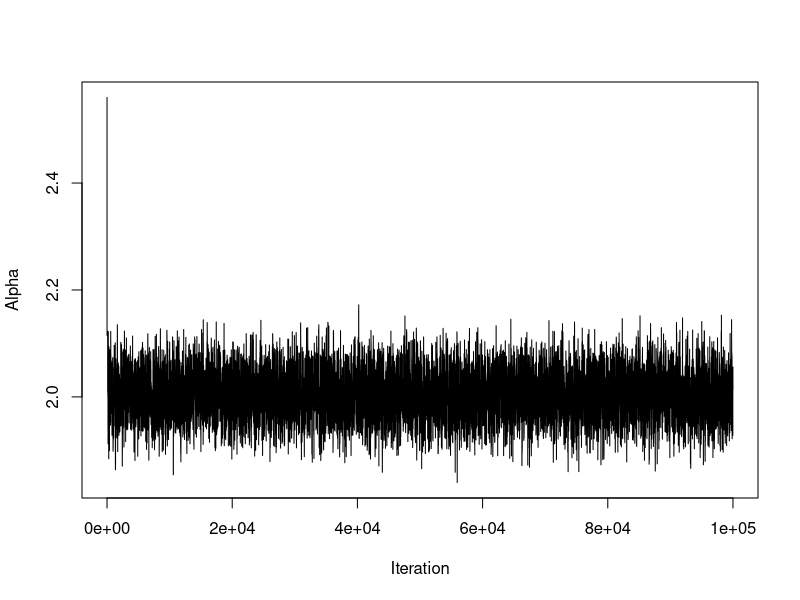
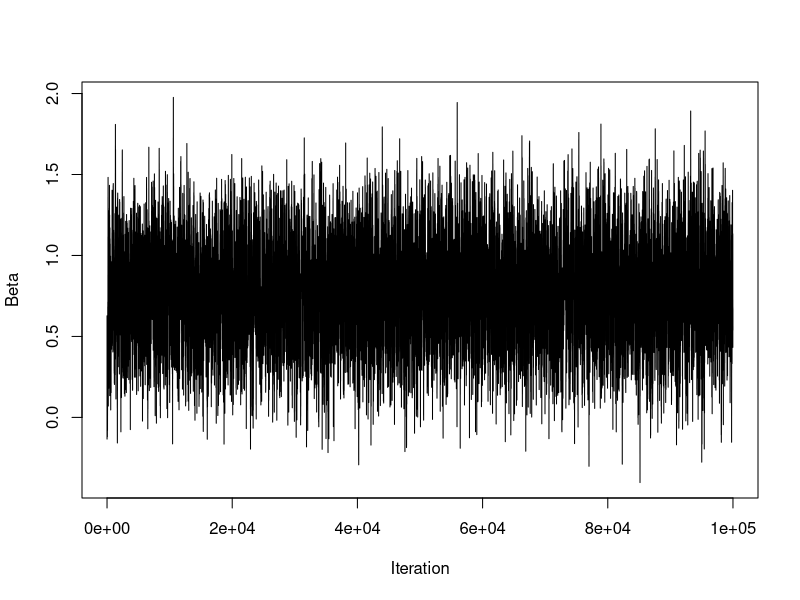
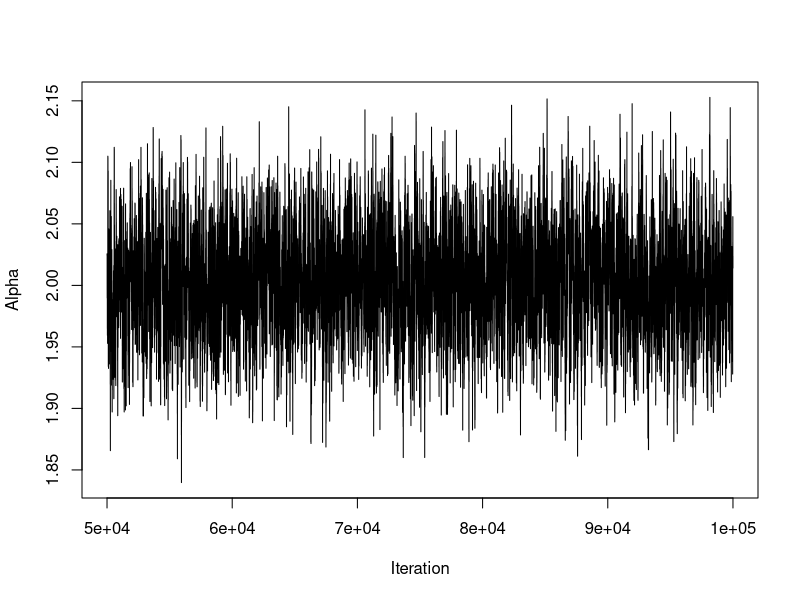
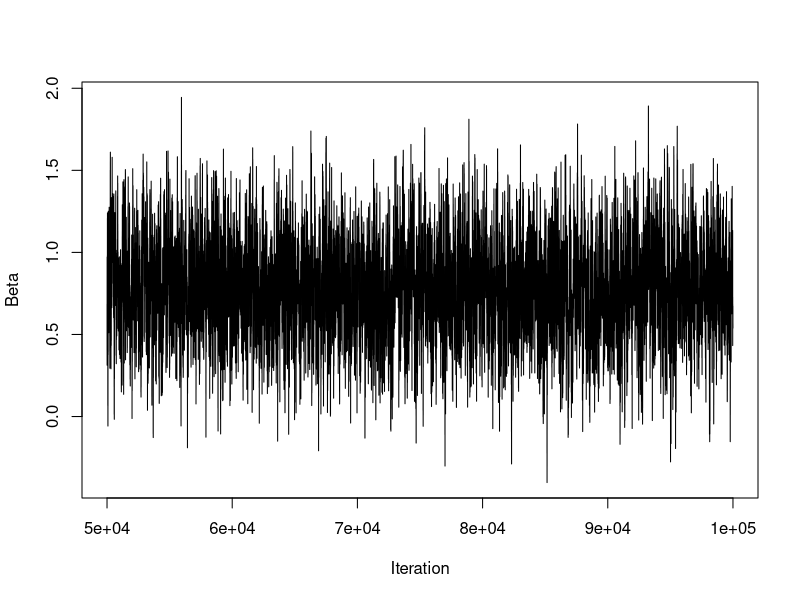
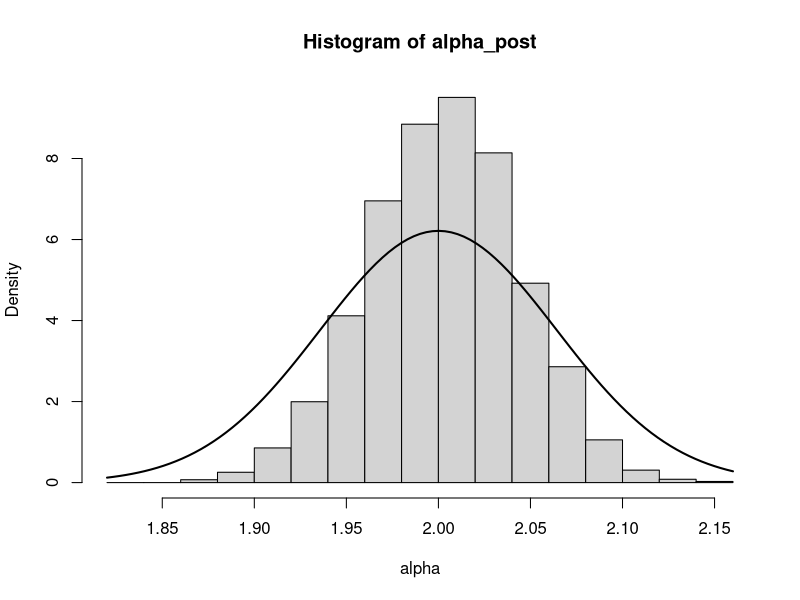
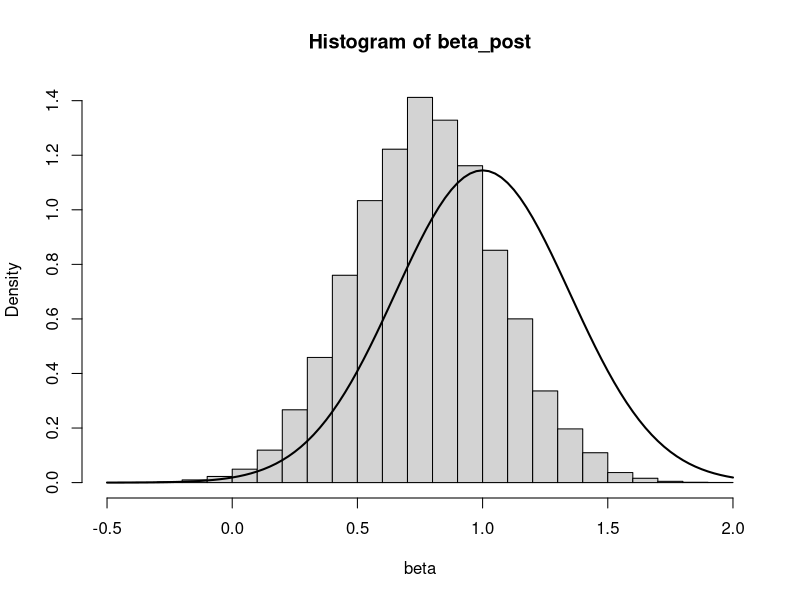

R code for these plots, in order:
#Monte Carlo Markov Chain algorithm

alpha_true=2
beta_true=1
#sd_true=1
n_samples=48
n_params=2

acc_lower=0.35
acc_upper=0.45

#create sample data by adding normally distributed noise
x=seq(from=0, to=12, by=0.25)
y=alpha_true*x+beta_true+rnorm(length(x), 0, 1)


N=100000 #number of steps in chain
#alpha_values<-matrix(0, N, 1)
#beta_values<-matrix(0, N, 1)
mchain=matrix(0, N, n_params) #set up MC matrix for parameters 

alpha_init<-rnorm(1, 2, 1) #initial guess for alpha (slope)
beta_init<-rnorm(1, 1, 1)
#sigma_init<-rnorm(1, 1, 1)

#alpha_values[, 1]<-alpha_init
#beta_values[, 2]<-beta_init

mchain[1, 1]<-alpha_init
mchain[1, 2]<-beta_init
#mchain[1, 3]<-sigma_init

#define prior distribution
prior=function(param){
   dunif(param, min=-1000, max=1000, log=TRUE)
}

#define proposal distribution to draw guesses from
proposal=function(param, s){
  return(rnorm(1, mean=param, sd=s))
}

#initialise sd
s=matrix(1, 1, n_params)

#initialise accepted values count
count=matrix(0, 1, n_params)

for (t in 2:N){
  for (i in 1:n_params) {
    #tuning sd for proposal distribution
    
    if (t<=N/2 && t%%100==0){
      acc_rate=count[, i]/t
      if (acc_rate<acc_lower){
        scale=acc_lower/acc_rate
        s[, i]=s[, i]/scale}
      if (acc_rate>acc_upper){
        scale=acc_rate/acc_upper
        s[, i]=s[, i]*scale}}
    
    #choose value from proposal density   
    k=proposal(mchain[t-1, i], s[, i])
    
    #alpha likelihood 
    if (i==1){Likelihood_old=sum(dnorm(y, mean=mchain[t-1, i]*x+mchain[t-1, i+1], sd=1, log=T))
    Likelihood_new=sum(dnorm(y, mean=k*x+mchain[t-1, i+1], sd=1, log=T))}
    
    #beta likelihood
    if (i==2){Likelihood_old=sum(dnorm(y, mean=mchain[t, i-1]*x+mchain[t-1, i], sd=1, log=T)) 
    Likelihood_new=sum(dnorm(y, mean=mchain[t, i-1]*x+k, sd=1, log=T))}
    
    #sigma likelihood
    # if (i==3){Likelihood_old=sum(dnorm(y, mean=mchain[t, i-2]*x+mchain[t, i-1], sd=log(mchain[t-1, i]), log=T))
    #Likelihood_new=sum(dnorm(y, mean=mchain[t, i-2]*x+mchain[t, i-1], sd=log(k), log=T))}
    
    #calculate priors
    Prior_new=prior(k)
    Prior_old=prior(mchain[t-1, i])
    
    #calculate posteriors
    Posterior_new=Likelihood_new+Prior_new
    Posterior_old=Likelihood_old+Prior_old
    
    #calculate acceptance probability
    #a=min(1, exp(Posterior_new-Posterior_old))
    log_a=min(0, Posterior_new-Posterior_old)
    
    #choose random value from uniform distribution
    u=runif(1, 0, 1)
    log_u=log(u)
    
    if (log_a>log_u) {
      mchain[t, i]=k
      count[, i]=count[, i]+1
      } 
    else {
      mchain[t, i]=mchain[t-1, i]
    }
    #if (log_a>log_u) {
    #if (i==1 || i==2){
    
     # mchain[t, i]=k
    #  count[, i]=count[, i]+1}
    #if (i==3){
    #mchain[t, i]=exp(k)
    #}
    #} 
    #else {
      #mchain[t, i]=mchain[t-1, i]
    #} 
  }
}

#trace plots
plot(1:N, mchain[, 1], type="l", xlab="Iteration", ylab="Alpha")
plot(1:N, mchain[, 2], type="l", xlab="Iteration", ylab="Beta")

#remove burn-in iterations
data=mchain[50001:N, ]
alpha_post=data[, 1]
beta_post=data[, 2]

#trace plots without burn-in
plot(50001:N, alpha_post, type="l", xlab="Iteration", ylab="Alpha")
plot(50001:N, beta_post, type="l", xlab="Iteration", ylab="Beta")

hist(alpha_post, freq=F, xlab="alpha")
curve(dnorm(x,mean=2, sd=s[, 1]), add=TRUE, lwd=2)

hist(beta_post, freq=F, xlab="beta")
curve(dnorm(x,mean=1, sd=s[, 2]), add=TRUE, lwd=2)

#acceptance rates
acceptance_alpha=count[, 1]/N
acceptance_beta=count[, 2]/N


#Random extra lines test
